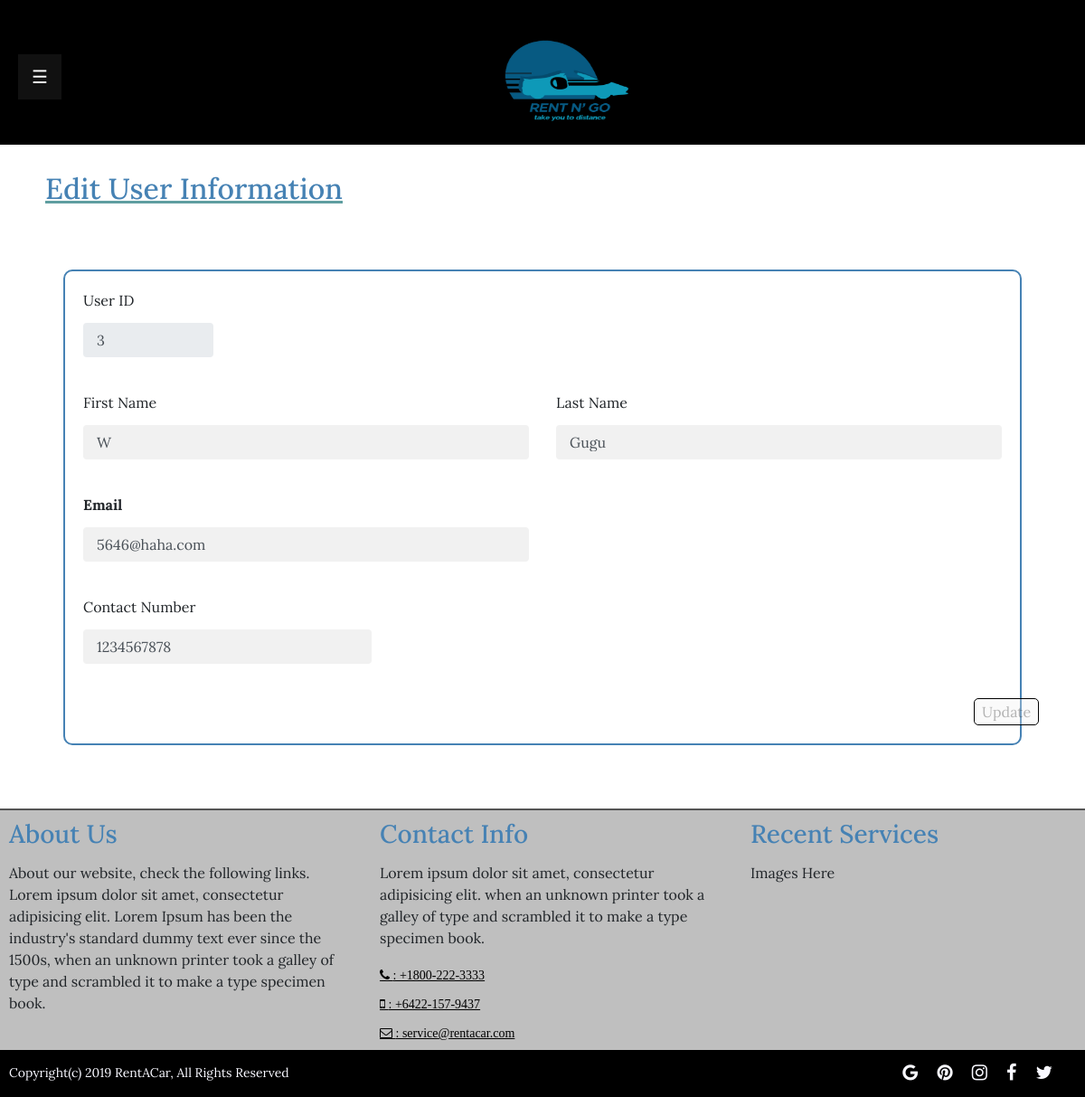
/admin_user_edit.php?id=3, run on the app's committed database.
### tables this page shows
CREATE TABLE `user` (
  `User_ID` int(11) NOT NULL,
  `UserType` int(2) DEFAULT NULL,
  `FName` varchar(20) DEFAULT NULL,
  `LName` varchar(30) DEFAULT NULL,
  `Email` varchar(40) DEFAULT NULL,
  `Password` char(55) DEFAULT NULL,
  `ContactNum` bigint(11) NOT NULL
);

### admin_user_load.php (called while the page is built, shortened)
<?php
require "connect.php";
$id=intval($_GET['id']);
$sth = $conn->prepare("SELECT FName from user where User_id='$id'");
$sth->execute();
$fname= $sth->fetchColumn();
$sth = $conn->prepare("SELECT LName from user where User_id='$id'");
$sth->execute();
$lname= $sth->fetchColumn();
$sth = $conn->prepare("SELECT Email from user where User_id='$id'");
$sth->execute();
$email= $sth->fetchColumn();
$sth = $conn->prepare("SELECT ContactNum from user where User_id='$id'");
$sth->execute();
$number = $sth->fetchColumn();
?>

### admin_user_edit.php (the view, shortened to what this page needs)
<?php
include 'header.php';
include 'admin_user_load.php';
?>
<body>
  <header>
    <div class="container-fluid text-center">
        <?php include 'sidebar.php'; ?>
        <a class="navbar-brand"  href="#"><img src="static/img/logo.png" width="180px" height="150px"></a>
    </div>
  </header>
  <div class="" id="main">
    <h2 class="table-header">Edit User Information</h2>
   <div class="profileForm">
      <div class="container-fluid">
        <div class="profile-area">
          <form class="needs-validation" action="admin_user_update.php" id="userForm" novalidate
          onsubmit="return adminUpdateValidityCheck()" method="POST">
            <div class="row">
            <div class="form-group col-md-2">
                <label for="userid">User ID</label>
                <input type="text" class="form-control" id="txtUserID" name="userid"  value="<?php echo $id; ?>" readonly >
              </div>
            </div>
            <div class="row">
              <div class="form-group col-md-6">
                <label for="fname">First Name</label>
                <input type="text" class="form-control" id="AdminUpdtxtFName" name="fname" placeholder="First Name" value="<?php echo $fname; ?>" oninput="admin_change()">
              </div>
              <div class="form-group col-md-6">
                <label for="lname">Last Name</label>
                <input type="text" class="form-control" id="AdminUpdtxtLName" name="lname" placeholder="Last Name" value="<?php echo  $lname; ?>"  oninput="admin_change()">
              </div>
            </div>
            <div class="row">
              <div class="form-group col-md-6">
                <label class="loginLabelStyle" for="email"><b>Email</b></label>
                <input type="text" class="form-control" id="AdminUpdemail" name="email" placeholder="username@email.com" pattern="[a-z0-9._%+-]+@[a-z0-9.-]+\.[a-z]{2,}$" value="<?php echo   $email; ?>"  oninput="admin_change()">
              </div>
            </div>
            <div class="row">
              <div class="form-group col-md-4">
                <label for="phoneNum" class="control-label">Contact Number</label>
                <input type="text" class="form-control" id="AdminUpdphoneNum" name="phoneNum" placeholder="+64 XX XXX XXXX" value="<?php echo   $number; ?>" oninput="admin_change()">
              </div>
            </div>
            <div class="row">
              <button type="submit" name="Update" class="updatebtn" id="admnupdate" disabled>Update</button>
            </div>
          </form>
          </div>
        </div>
      </div>
      <?php include 'footer.php'; ?>
    </div>
  </body>
</html>

### static/css/myStyle.css (style rules this page uses)
* { margin: 0; padding: 0; font-family: Lora; }
header { background:black; }
img { max-width: 100%; }
.container-fluid { padding: 0 !important; }
input[type=text], input[type=password] { width: 100%; padding: 15px; margin: 5px 0 22px 0; display: inline-block; border: none; background: #f1f1f1; }
.loginLabelStyle { text-align: left !important; }
h3, h2 { color: steelblue !important; }
#main { transition: margin-left .5s; padding: 0; }
.profileForm { padding: 20px; margin: 70px; border: 2px solid steelblue; border-radius: 10px; }
.updatebtn, .updatecarbtn { border: 1px ridge black; border-radius: 5px; padding: 2px 8px 2px 8px; margin-right: 15px; }
.table-header { margin-top: 30px; margin-left: 50px; text-decoration: underline; text-decoration-color: cadetblue; text-decoration-style: solid; }
#admnupdate { margin-left: 1000px; }

### data on the page
user: fname "W", lname "Gugu", email "5646@haha.com", phoneNum "1234567878"
